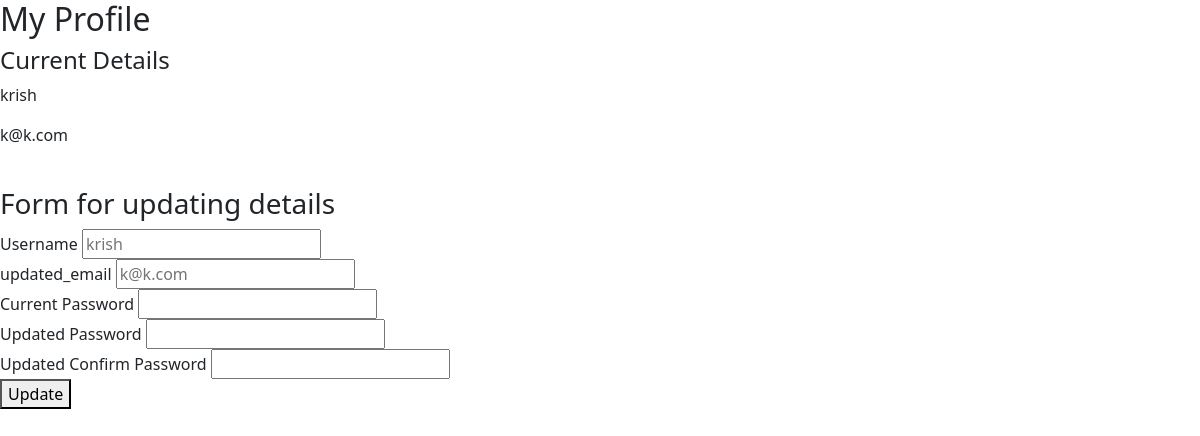
Screenshot of /user/2 (signed in) with the database file from the repository.
### library/models.py (models this page shows)
class User(db.Model):
    __tablename__ = "USER"
    id = db.Column(db.Integer, primary_key=True, autoincrement=True)
    username = db.Column(db.String(20), nullable=False, unique=True)
    email = db.Column(db.String(120), nullable=False, unique=True)
    password = db.Column(db.String(120), nullable=False)
    is_admin = db.Column(db.Boolean, default=False)
    issues = db.Relationship('Issue', backref="user_issues", cascade="all, delete")

### library/routes.py (the view, shortened to what this page needs)
@app.route("/user/<id>", methods=["GET", "POST"])
def user_profile(id):
    if session.get("username") is None:
        return render_template("no_login.html")
    username = session.get("username")
    existing_user = models.User.query.get(id)
    if int(id) == 1:
        return redirect("/admin/dashboard")
    if existing_user is None:
        data = {
            "type": "User"
        }
        return render_template("not_found.html", data=data)
    issue_records = models.Issue.query.filter(models.Issue.user_id == id, models.Issue.active_status == True).all()
    modified_issue_records = []
    for ir in issue_records:
        modified_issue_records.append(modify_the_issue_record(ir))
    data = {
        "user": existing_user,
        "logged_in_user": username,
        "issued_books": modified_issue_records,
        "error": ""
    }
    if request.method == "GET":
        return render_template("user_profile.html", data=data)

### library/templates/user_profile.html (shortened to what this page needs)
<!DOCTYPE html>
<html lang="en">
<head>
    <link href="https://cdn.jsdelivr.net/npm/bootstrap@5.3.3/dist/css/bootstrap.min.css" rel="stylesheet"
>
</head>
<body>
{% if data["logged_in_user"] != data["user"].username %}
    <h2>You are not viewing your profile !</h2>
    <h3>User Profile</h3>
    <h4>Current Details</h4>
    <p>{{ data["user"].username }}</p>
    <p>{{ data["user"].email }}</p>
    {% if data['issued_books'] | length == 0 %}
        <h4>This User has no issued books !</h4>
    {% else %}
        <table class="table table-bordered table-hover">
            <tr>
                <th>Book Name</th>
                <th>Book Author</th>
                <th>Date Issues</th>
                <th>Return Date</th>
            </tr>
            {% for ir in data['issued_books'] %}
                <tr>
                    <td>{{ ir.name }}</td>
                    <td>{{ ir.author }}</td>
                    <td>{{ ir.date_issued }}</td>
                    <td>{{ ir.return_date }}</td>
                </tr>
            {% endfor %}
        </table>
    {% endif %}
{% else %}
    <h2>My Profile</h2>
    <h4>Current Details</h4>
    <p>{{ data["user"].username }}</p>
    <p>{{ data["user"].email }}</p>
    <br>
    <h3>Form for updating details</h3>
    <form action="/user/{{ data['user'].id }}" method="POST">
        <label for="update_username">Username </label>
        <input type="text" id="update_username" name="updated_username" placeholder="{{ data['user'].username }}"
               required>
        <br/>
        <label for="updated_email">updated_email</label>
        <input type="email" id="updated_email" name="updated_email" placeholder="{{ data['user'].email }}" required>
        <br/>
        <label for="current_password">Current Password</label>
        <input type="password" id="current_password" name="current_password" required>
        <br/>
        <label for="updated_password">Updated Password</label>
        <input type="password" id="updated_password" name="updated_password" required>
        <br>
        <label for="updated_confirm_password">Updated Confirm Password</label>
        <input type="password" id="updated_confirm_password" name="updated_confirm_password" required>
        <br>
        <button>Update</button>
    </form>
{% endif %}
</body>
</html>

### rows the page displays
User: user.username "krish", user.email "k@k.com", updated_username "krish", updated_email "k@k.com"
